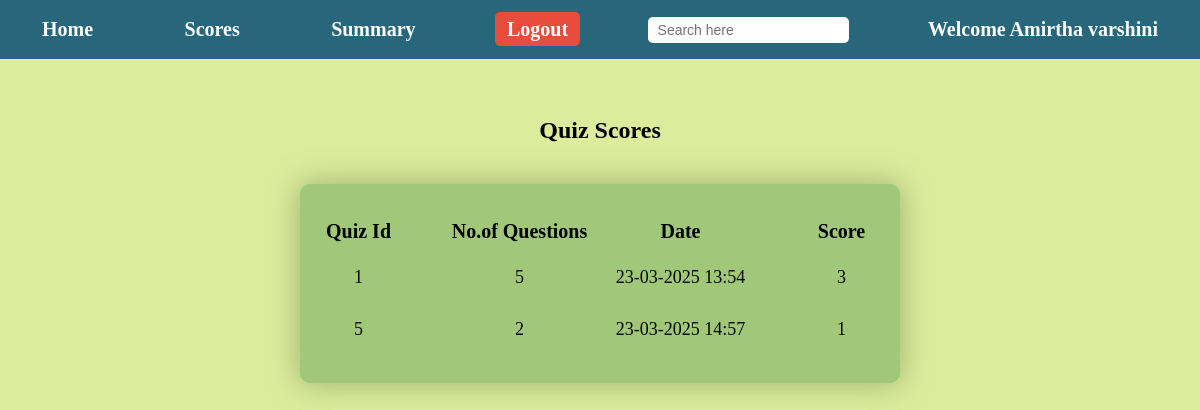
Screenshot of /scores (signed in) with the database file from the repository.
### models.py (models this page shows)
class Scores(data.Model):
    __tablename__="score"
    score_id=data.Column(data.Integer,primary_key=True)
    quiz_score_id=data.Column(data.Integer,data.ForeignKey('quizzes.quiz_id'),nullable=False)
    user_score_id=data.Column(data.Integer,data.ForeignKey('user.id'),nullable=False)
    score_time_stamp=data.Column(data.DateTime,nullable=False)
    score_total=data.Column(data.Integer,nullable=False)
    No_of_question=data.Column(data.Integer,nullable=False)

### app.py (the view)
@application.route('/scores',methods=['GET','POST'])
def scores():
    if 'name' not in session:
        flash('Please Login','error')
        return redirect(url_for('Login'))
    user_id=session['user']
    scores=Scores.query.filter_by(user_score_id=user_id).all()
    return render_template('user_scores.html',scores=scores,request_path=request.path)

### templates/user_scores.html (shortened to what this page needs)
{% extends 'index.html' %}
{% block navbar %}
{% include 'user-navbar.html' %}
{% endblock %}
{% block content %}
<center>
    <h2> Quiz Scores</h2>
    <table id="user-table-score">
            <tr>
            <th>Quiz Id</th>
            <th>No.of Questions</th>
            <th>Date</th>
            <th>Score</th>
            </tr>
            {% for  score in  scores %}
            <tr>
            <td>{{ score.quiz_score_id }}</td>
            <td>{{score.No_of_question}}</td>
            <td>{{score.score_time_stamp.strftime('%d-%m-%Y %H:%M')}}</td>
            <td>{{score.score_total}}</td>
            </tr>
            {% endfor %}
    </table>
</center>
{% endblock %}

### static/style.css (style rules this page uses)
#index-page { background-color: #DDEB9D; margin: 0; padding: 0; }
#index-page center { display: flex; flex-direction: column; align-items: center; justify-content: center; height: auto; padding: 20px; }
#index-page table { width: 100%; display: flex; justify-content: center; align-items: center; max-width: 600px; margin: 20px auto; border-spacing: 15px; background-color: #A0C878; padding: 20px; border-radius: 10px; box-shadow: 0 0 30px rgba(80, 120, 60, 0.5); }
#index-page th { text-align: left; font-size: 20px; }
#index-page td { width: 100%; text-align: left; font-size: 18px; }
#user-table-score td { text-align: center; padding: 8px; min-width: 130px; }
#user-table-db th,#user-table-score th { text-align: center; }

### rows the page displays
Scores: quiz_score_id "1", No_of_question "5", score_time_stamp "23-03-2025 13:54", score_total "3"
Scores: quiz_score_id "5", No_of_question "2", score_time_stamp "23-03-2025 14:57", score_total "1"

### other values shown
{{ session['name'] }} "Amirtha varshini"
